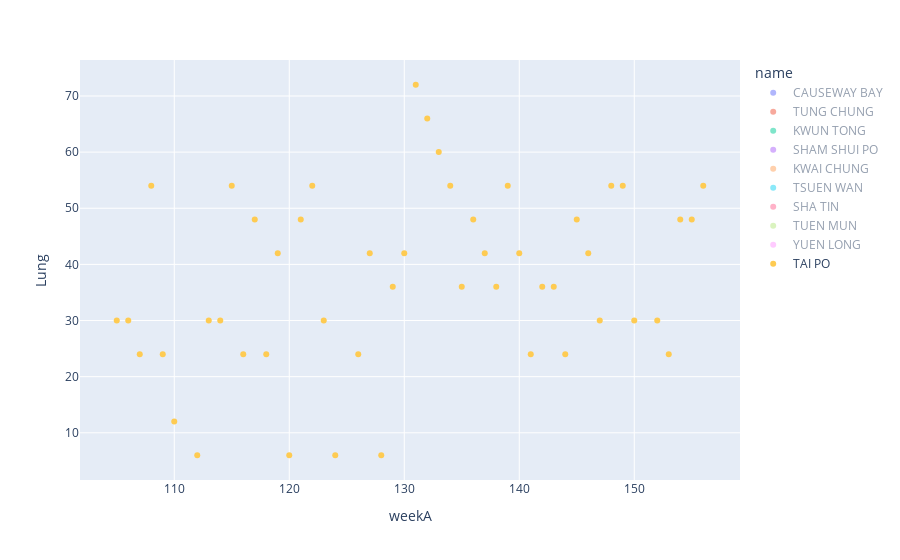

The cell this chart's notebook holds for it:
### Code cell
px.scatter(data_frame=EE[(EE['year']==2019)&(EE['varaible']=='pm25')], y='Lung', x='weekA',color='name')

### Figure 1 — Plotly figure (JSON) as saved in the notebook; plotly's stock layout.template omitted (floating-point values rounded to 4 significant figures)
{"data": [{"hovertemplate": "name=CAUSEWAY BAY<br>weekA=%{x}<br>Lung=%{y}<extra></extra>", "legendgroup": "CAUSEWAY BAY", "marker": {"color": "#636efa", "symbol": "circle"}, "mode": "markers", "name": "CAUSEWAY BAY", "orientation": "v", "showlegend": true, "type": "scatter", "visible": "legendonly", "x": [105, 106, 107, 108, 109, 110, 111, 112, 113, 114, 115, 116, 117, 118, 119, 120, 121, 122, 123, 124, 126, 127, 128, 129, 130, 131, 132, 133, 134, 135, 136, 137, 138, 139, 140, 141, 142, 143, 144, 145, 146, 147, 148, 149, 150, 152, 153, 154, 155, 156], "xaxis": "x", "y": [56, 21, 56, 63, 28, 21, 28, 21, 42, 42, 56, 42, 56, 28, 28, 21, 42, 56, 21, 21, 7, 21, 28, 35, 42, 28, 28, 42, 35, 21, 24, 28, 42, 70, 14, 28, 49, 63, 35, 35, 28, 35, 42, 42, 21, 42, 28, 35, 56, 49], "yaxis": "y"}, {"hovertemplate": "name=TUNG CHUNG<br>weekA=%{x}<br>Lung=%{y}<extra></extra>", "legendgroup": "TUNG CHUNG", "marker": {"color": "#EF553B", "symbol": "circle"}, "mode": "markers", "name": "TUNG CHUNG", "orientation": "v", "showlegend": true, "type": "scatter", "visible": "legendonly", "x": [105, 106, 107, 108, 109, 113, 115, 116, 117, 118, 119, 120, 121, 122, 123, 124, 126, 127, 129, 130, 131, 132, 133, 134, 135, 136, 137, 138, 139, 140, 141, 142, 143, 144, 145, 146, 147, 148, 149, 150, 152, 153, 154, 155, 156], "xaxis": "x", "y": [7, 14, 7, 7, 7, 14, 21, 7, 14, 7, 14, 14, 14, 21, 7, 7, 7, 7, 21, 14, 28, 7, 21, 14, 7, 21, 21, 7, 14, 14, 21, 7, 21, 7, 7, 14, 14, 7, 21, 14, 7, 7, 14, 14, 28], "yaxis": "y"}, {"hovertemplate": "name=KWUN TONG<br>weekA=%{x}<br>Lung=%{y}<extra></extra>", "legendgroup": "KWUN TONG", "marker": {"color": "#00cc96", "symbol": "circle"}, "mode": "markers", "name": "KWUN TONG", "orientation": "v", "showlegend": true, "type": "scatter", "visible": "legendonly", "x": [105, 106, 107, 108, 109, 110, 111, 112, 113, 114, 115, 116, 117, 118, 119, 120, 121, 122, 123, 124, 126, 127, 128, 129, 130, 131, 132, 133, 134, 135, 136, 137, 138, 139, 140, 141, 142, 143, 144, 145, 146, 147, 148, 149, 150, 152, 153, 154, 155, 156], "xaxis": "x", "y": [60, 72, 42, 60, 18, 6, 24, 6, 72, 24, 78, 36, 60, 30, 60, 12, 54, 36, 24, 6, 30, 48, 6, 60, 72, 48, 66, 72, 54, 36, 48, 42, 36, 60, 24, 30, 42, 54, 18, 24, 30, 30, 42, 36, 24, 48, 54, 48, 84, 48], "yaxis": "y"}, {"hovertemplate": "name=SHAM SHUI PO<br>weekA=%{x}<br>Lung=%{y}<extra></extra>", "legendgroup": "SHAM SHUI PO", "marker": {"color": "#ab63fa", "symbol": "circle"}, "mode": "markers", "name": "SHAM SHUI PO", "orientation": "v", "showlegend": true, "type": "scatter", "visible": "legendonly", "x": [105, 106, 107, 108, 109, 110, 111, 112, 113, 114, 115, 116, 117, 118, 119, 120, 121, 122, 123, 124, 126, 127, 128, 129, 130, 131, 132, 133, 134, 135, 136, 137, 138, 139, 140, 141, 142, 143, 144, 145, 146, 147, 148, 149, 150, 152, 153, 154, 155, 156], "xaxis": "x", "y": [78, 66, 54, 66, 30, 6, 24, 6, 72, 60, 72, 84, 84, 30, 72, 24, 72, 78, 30, 30, 12, 72, 24, 108, 90, 84, 84, 90, 72, 96, 72, 48, 60, 66, 54, 54, 78, 66, 42, 36, 36, 48, 78, 66, 60, 48, 60, 66, 84, 72], "yaxis": "y"}, {"hovertemplate": "name=KWAI CHUNG<br>weekA=%{x}<br>Lung=%{y}<extra></extra>", "legendgroup": "KWAI CHUNG", "marker": {"color": "#FFA15A", "symbol": "circle"}, "mode": "markers", "name": "KWAI CHUNG", "orientation": "v", "showlegend": true, "type": "scatter", "visible": "legendonly", "x": [105, 106, 107, 108, 109, 110, 111, 112, 113, 114, 115, 116, 117, 118, 119, 120, 121, 122, 123, 124, 126, 127, 128, 129, 130, 131, 132, 133, 134, 135, 136, 137, 138, 139, 140, 141, 142, 143, 144, 145, 146, 147, 148, 149, 150, 152, 153, 154, 155, 156], "xaxis": "x", "y": [91, 77, 63, 77, 35, 7, 28, 7, 84, 70, 84, 98, 98, 35, 84, 28, 84, 91, 35, 35, 14, 84, 28, 126, 105, 98, 98, 105, 84, 112, 84, 56, 70, 77, 63, 63, 91, 77, 49, 42, 42, 56, 91, 77, 70, 56, 70, 77, 98, 84], "yaxis": "y"}, {"hovertemplate": "name=TSUEN WAN<br>weekA=%{x}<br>Lung=%{y}<extra></extra>", "legendgroup": "TSUEN WAN", "marker": {"color": "#19d3f3", "symbol": "circle"}, "mode": "markers", "name": "TSUEN WAN", "orientation": "v", "showlegend": true, "type": "scatter", "visible": "legendonly", "x": [105, 106, 107, 108, 109, 111, 112, 113, 114, 115, 116, 117, 118, 119, 120, 121, 122, 123, 124, 126, 127, 128, 129, 130, 131, 132, 133, 134, 135, 136, 137, 138, 139, 140, 141, 142, 143, 144, 145, 146, 147, 148, 149, 150, 152, 153, 154, 155, 156], "xaxis": "x", "y": [21, 35, 7, 56, 7, 7, 7, 42, 28, 28, 14, 28, 7, 28, 7, 49, 28, 35, 7, 21, 35, 14, 35, 28, 35, 14, 21, 21, 28, 63, 7, 21, 35, 21, 28, 28, 28, 14, 21, 21, 21, 35, 56, 7, 14, 28, 28, 28, 35], "yaxis": "y"}, {"hovertemplate": "name=SHA TIN<br>weekA=%{x}<br>Lung=%{y}<extra></extra>", "legendgroup": "SHA TIN", "marker": {"color": "#FF6692", "symbol": "circle"}, "mode": "markers", "name": "SHA TIN", "orientation": "v", "showlegend": true, "type": "scatter", "visible": "legendonly", "x": [105, 106, 107, 108, 109, 110, 112, 113, 114, 115, 116, 117, 118, 119, 120, 121, 122, 123, 124, 126, 127, 128, 129, 130, 131, 132, 133, 134, 135, 136, 137, 138, 139, 140, 141, 142, 143, 144, 145, 146, 147, 148, 149, 150, 152, 153, 154, 155, 156], "xaxis": "x", "y": [30, 30, 24, 54, 24, 12, 6, 30, 30, 54, 24, 48, 24, 42, 6, 48, 54, 30, 6, 24, 42, 6, 36, 42, 72, 66, 60, 54, 36, 48, 42, 36, 54, 42, 24, 36, 36, 24, 48, 42, 30, 54, 54, 30, 30, 24, 48, 48, 54], "yaxis": "y"}, {"hovertemplate": "name=TUEN MUN<br>weekA=%{x}<br>Lung=%{y}<extra></extra>", "legendgroup": "TUEN MUN", "marker": {"color": "#B6E880", "symbol": "circle"}, "mode": "markers", "name": "TUEN MUN", "orientation": "v", "showlegend": true, "type": "scatter", "visible": "legendonly", "x": [105, 106, 107, 108, 109, 110, 111, 112, 113, 114, 115, 116, 117, 118, 119, 120, 121, 122, 123, 124, 126, 127, 128, 129, 130, 131, 132, 133, 134, 135, 136, 137, 138, 139, 140, 141, 142, 143, 144, 145, 146, 147, 148, 149, 150, 152, 153, 154, 155, 156], "xaxis": "x", "y": [35, 49, 14, 70, 14, 7, 12, 14, 77, 35, 70, 28, 49, 7, 56, 7, 63, 35, 14, 14, 7, 56, 14, 35, 56, 49, 35, 84, 42, 49, 49, 28, 35, 49, 21, 28, 63, 28, 28, 28, 28, 28, 56, 49, 28, 28, 28, 35, 35, 42], "yaxis": "y"}, {"hovertemplate": "name=YUEN LONG<br>weekA=%{x}<br>Lung=%{y}<extra></extra>", "legendgroup": "YUEN LONG", "marker": {"color": "#FF97FF", "symbol": "circle"}, "mode": "markers", "name": "YUEN LONG", "orientation": "v", "showlegend": true, "type": "scatter", "visible": "legendonly", "x": [105, 106, 107, 108, 109, 110, 111, 112, 113, 114, 115, 116, 117, 118, 119, 120, 121, 122, 123, 124, 126, 127, 128, 129, 130, 131, 132, 133, 134, 135, 136, 137, 138, 139, 140, 141, 142, 143, 144, 145, 146, 147, 148, 149, 150, 152, 153, 154, 155, 156], "xaxis": "x", "y": [35, 49, 14, 70, 14, 7, 14, 14, 77, 35, 70, 28, 49, 7, 56, 7, 63, 35, 14, 14, 7, 56, 14, 35, 56, 49, 35, 84, 42, 49, 49, 28, 35, 49, 21, 28, 63, 28, 28, 28, 28, 28, 56, 49, 28, 28, 28, 35, 35, 42], "yaxis": "y"}, {"hovertemplate": "name=TAI PO<br>weekA=%{x}<br>Lung=%{y}<extra></extra>", "legendgroup": "TAI PO", "marker": {"color": "#FECB52", "symbol": "circle"}, "mode": "markers", "name": "TAI PO", "orientation": "v", "showlegend": true, "type": "scatter", "x": [105, 106, 107, 108, 109, 110, 112, 113, 114, 115, 116, 117, 118, 119, 120, 121, 122, 123, 124, 126, 127, 128, 129, 130, 131, 132, 133, 134, 135, 136, 137, 138, 139, 140, 141, 142, 143, 144, 145, 146, 147, 148, 149, 150, 152, 153, 154, 155, 156], "xaxis": "x", "y": [30, 30, 24, 54, 24, 12, 6, 30, 30, 54, 24, 48, 24, 42, 6, 48, 54, 30, 6, 24, 42, 6, 36, 42, 72, 66, 60, 54, 36, 48, 42, 36, 54, 42, 24, 36, 36, 24, 48, 42, 30, 54, 54, 30, 30, 24, 48, 48, 54], "yaxis": "y"}], "layout": {"autosize": true, "legend": {"title": {"text": "name"}, "tracegroupgap": 0}, "margin": {"t": 60}, "xaxis": {"anchor": "y", "autorange": true, "domain": [0, 1], "range": [101.6, 159.4], "title": {"text": "weekA"}, "type": "linear"}, "yaxis": {"anchor": "x", "autorange": true, "domain": [0, 1], "range": [0.8898, 77.11], "title": {"text": "Lung"}, "type": "linear"}}}
